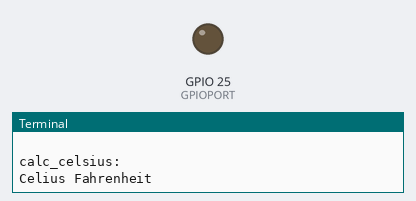
A program run on a simulated Raspberry Pi (BCM pin numbers). Parts: output pins drawn as LEDs (lit = HIGH), the last lines printed to the terminal. At 18.5 s the program stops and its outputs stay as they are.

Above: at 0.1 s.
At 0.6 s:
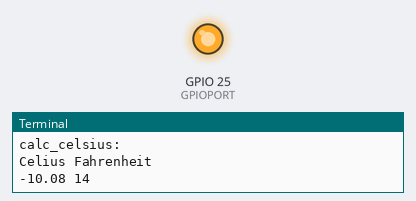
Timing chart, 0 to 11.0 s (numbered marks = the images above):
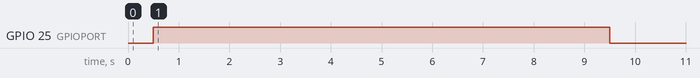

The program:

temp_led.py
```python
#!/usr/bin/env python
# -*- coding: utf-8 -*-
#
# TEXT AREA
# Programmet skal bestå av to funksjoner:
# Første funksjon skal
# kalkulere fahrenheit grader fra oppgitt celsius område, kalt calc_fahrenheit()
# der celsiusområdet er fra -10 til +10 grader celsius (begge tall inklusive)
#
# Andre funksjon skal
# kalkulere celsius grader fra oppgitt fahrenheit område, kalt calc_celsius()
# der fahrenheit området er fra 14 til 50 grader fahrenheit (begge tall innklusive)
#
#
# Programmet feiler slik det nå er skrevet (Prøv å start det!)
# men oppgaven består i å fullføre programmet
# ved at du skal lage den funksjonen som mangler og så kalle begge funksjoner fra MAIN AREA
#
# Kall programmet temperatur.py
# (Sjekk at tabell verdiene fra begge funksjoner syntes å stemme)
#
# PS: ikke bry deg om rette marger denne gang eller antall desimaler i tallene
#     Det viktige denne gang er å skjønne funksjoner og funksjonskall, hvordan de lages
#     og kalles
#
# Oppgitt: algoritmer:
# Fra celsius til fahrenheit: f = 1.8 *c + 32
# Fra fahrenheit til celsius: c = (f - 32 ) * 0.56

# IMPORT AREA
import sys
import time
import ledonoff_gpio25
# GLOBAL DATA AREA
# a = 3 # substitute a or other data to be your own data
#

# FUNCTION AREA
# change the 'pass' statement below to be your own statements
def calc_fahrenheit():
   print ""
   print "calc_fahrenheit:"
   print "Celius Fahrenheit"
   for c in range(-10,11,1):
      f = 1.8 * c + 32
      print c,f

def calc_celsius():
   print ""
   print "calc_celsius:"
   print "Celius Fahrenheit"
   for f in range(14,51):
      c = (f - 32 ) * 0.56
      time.sleep(0.5)
      print c,f
      if c < 0.0:
         ledonoff_gpio25.turnledon()
      else:
         ledonoff_gpio25.turnledoff()


# MAIN AREA
if __name__ == "__main__":

   ledonoff_gpio25.turnledoff()  # optional, but secure LED is OFF on start of this program
   calc_celsius()

   sys.exit(0)
```

ledonoff_gpio25.py
```python
# (licence header left out)
# IMPORT AREA
import sys
import RPi.GPIO as GPIO
import time


# GLOBAL DATA AREA
GPIOPORT=25           # defines which GPIO port (Notice NOT the same as PHYSICAL pin no!) to work on,GPIO25 = phys pin 22
                      # Notice: This pin has to be wired up from the RPI to the bread bord first
                      # If you wire up other pin, this GPIOPORT number must be
                      # changed accordingly

GPIO.setmode(GPIO.BCM)        # Set GPIO pinout scheme a la Broadcom Inc.
GPIO.setwarnings(False)       # optional, just to avoid a GPIO warning printed out on screen
GPIO.setup(GPIOPORT,GPIO.OUT) # prepare the GPIOPORT's usage, should the pin be an output or input pin
                              # here GPIOPORT port is to be used as an OUTput device


# FUNCTION AREA
def turnledon():
   GPIO.output(GPIOPORT,GPIO.HIGH)

def turnledoff():
   GPIO.output(GPIOPORT,GPIO.LOW)


# MAIN AREA
if __name__ == "__main__":
   turnledon()
   time.sleep(2)
   turnledoff()
   time.sleep(2)


   sys.exit(0) # All exits back to outer shell should leave 0 if no error(s) and >< 0 if failing
```

Measured:
- by itself, GPIO 25 (GPIOPORT): LOW → HIGH at 0.50 s, → LOW 9.0 s later
